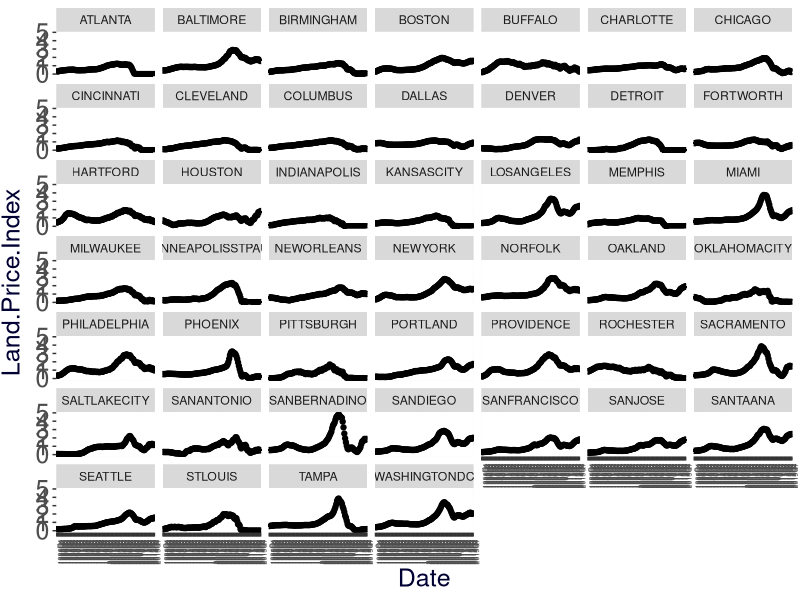
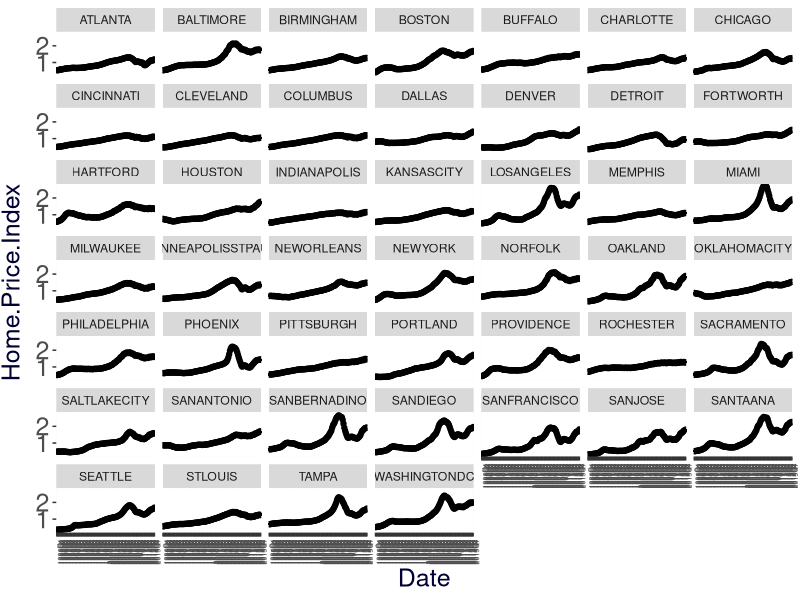
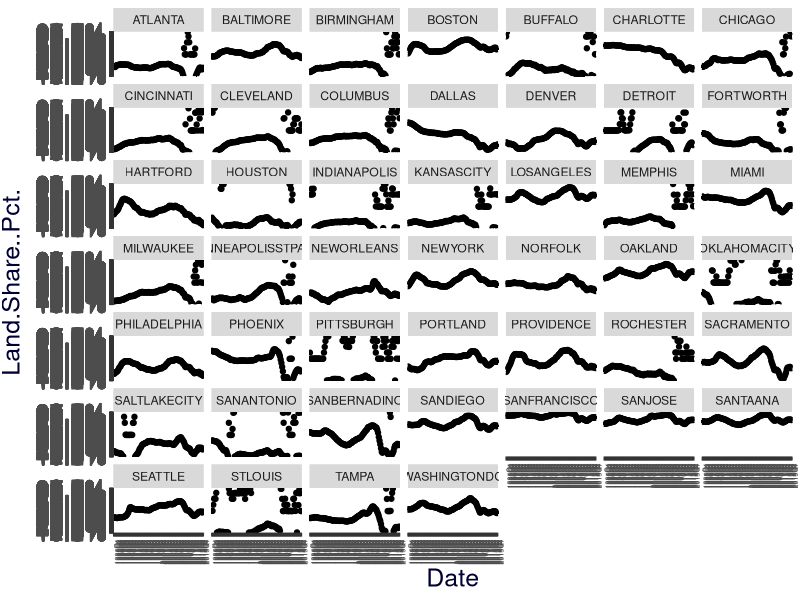
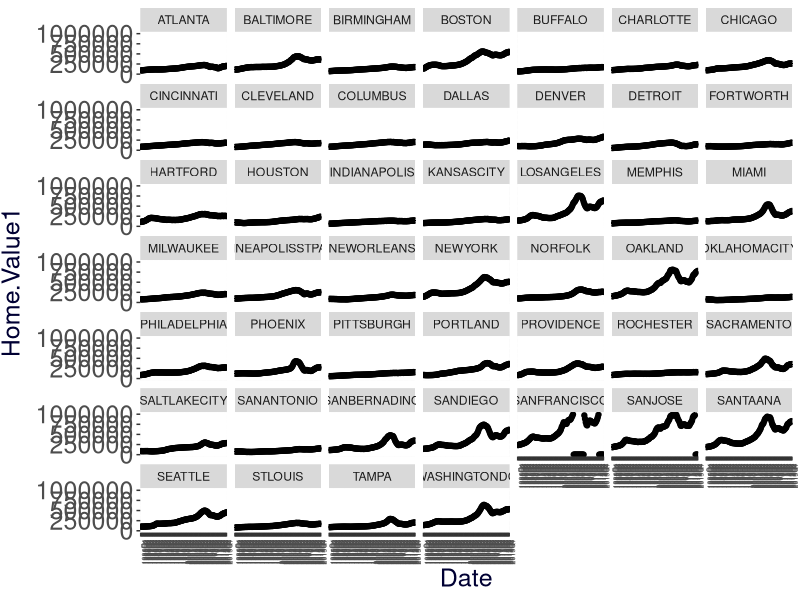
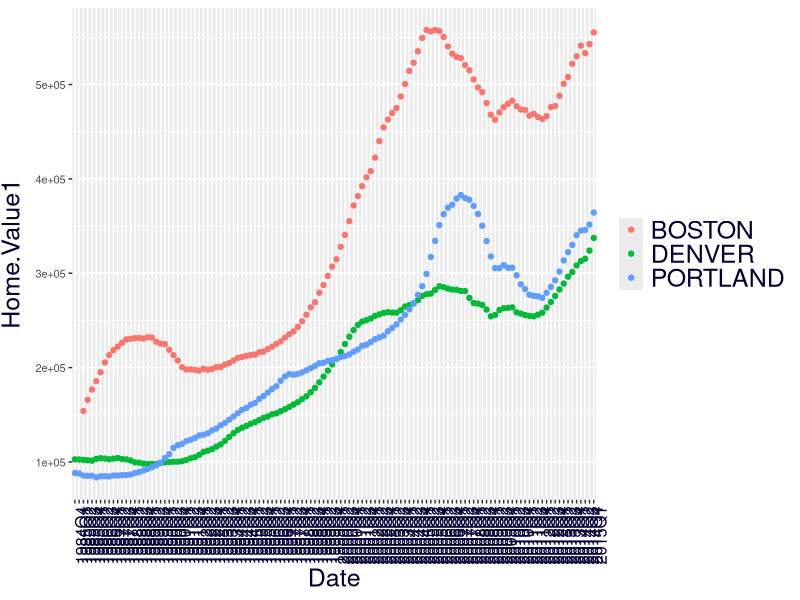

Write the R code that produced these figures, in order.
allcities <- read.csv("landdata-msas-2015q1.csv")
for(i in 1:length(allcities$Home.Value)) {
  b <- as.vector(strsplit(as.character(allcities$Home.Value[i]), "$", fixed = TRUE))
  allcities$Home.Value1[i] <- b[[1]][2]
}
for(i in 1:length(allcities$Home.Value1)) {
  b <- as.vector(strsplit(as.character(allcities$Home.Value1[i]), ",", fixed = TRUE))
  allcities$Home.Value1[i] <- paste(b[[1]][1], b[[1]][2], sep = "")
}
allcities$Home.Value1 <- as.numeric(allcities$Home.Value1)

library("ggplot2")
portland <- subset(allcities, MSA=="PORTLAND" | MSA=="DENVER" | MSA=="BOSTON" & as.character(Date)>"1985Q1")

ggplot(data=allcities, aes(Date, Land.Price.Index)) + geom_point() + 
  theme(
    plot.title = element_text(size=20, face="bold", vjust=3), 
    axis.text.x = element_text(size=5, angle = 90, hjust = 1), 
    axis.text.y = element_text(size=18), 
    axis.title.x = element_text(color="#000033", size=18), 
    axis.title.y = element_text(color="#000033", size=18, vjust=2),
    legend.title=element_blank(),
    legend.text = element_text(colour="#000033", size = 18)
  ) + facet_wrap(~MSA)


ggplot(data=allcities, aes(Date, Home.Price.Index)) + geom_point() + 
  theme(
    plot.title = element_text(size=20, face="bold", vjust=3), 
    axis.text.x = element_text(size=5, angle = 90, hjust = 1), 
    axis.text.y = element_text(size=18), 
    axis.title.x = element_text(color="#000033", size=18), 
    axis.title.y = element_text(color="#000033", size=18, vjust=2),
    legend.title=element_blank(),
    legend.text = element_text(colour="#000033", size = 18)
  ) + facet_wrap(~MSA)

ggplot(data=allcities, aes(Date, Land.Share..Pct.)) + geom_point() + 
  theme(
    plot.title = element_text(size=20, face="bold", vjust=3), 
    axis.text.x = element_text(size=5, angle = 90, hjust = 1), 
    axis.text.y = element_text(size=18), 
    axis.title.x = element_text(color="#000033", size=18), 
    axis.title.y = element_text(color="#000033", size=18, vjust=2),
    legend.title=element_blank(),
    legend.text = element_text(colour="#000033", size = 18)
  ) + facet_wrap(~MSA)



ggplot(data=allcities, aes(Date, Home.Value1)) + geom_point() + 
  theme(
    plot.title = element_text(size=20, face="bold", vjust=3), 
    axis.text.x = element_text(size=5, angle = 90, hjust = 1), 
    axis.text.y = element_text(size=18), 
    axis.title.x = element_text(color="#000033", size=18), 
    axis.title.y = element_text(color="#000033", size=18, vjust=2),
    legend.title=element_blank(),
    legend.text = element_text(colour="#000033", size = 18)
  ) + facet_wrap(~MSA)

ggplot(data=portland, aes(Date, Home.Value1)) + geom_point(aes(color=MSA)) + 
  theme(
    plot.title = element_text(size=20, face="bold", vjust=3, color="#000033"), 
    axis.text.x = element_text(size=12, angle = 90, hjust = 1, color="#000033"), 
    axis.text.y = element_text(size=8), 
    axis.title.x = element_text(color="#000033", size=18), 
    axis.title.y = element_text(color="#000033", size=18, vjust=2),
    legend.title=element_blank(),
    legend.text = element_text(colour="#000033", size = 18)
  ) 
